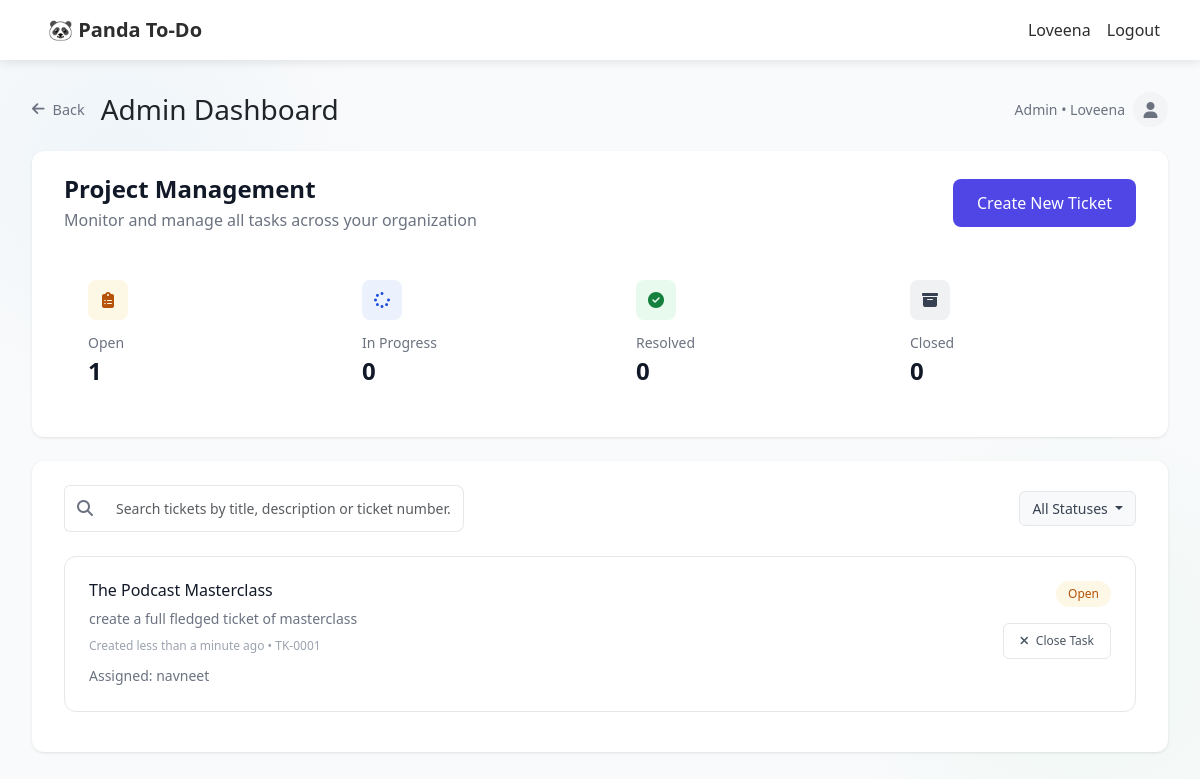
The page /userauth/admin-dashboard/ (signed in) on the database as committed earlier.
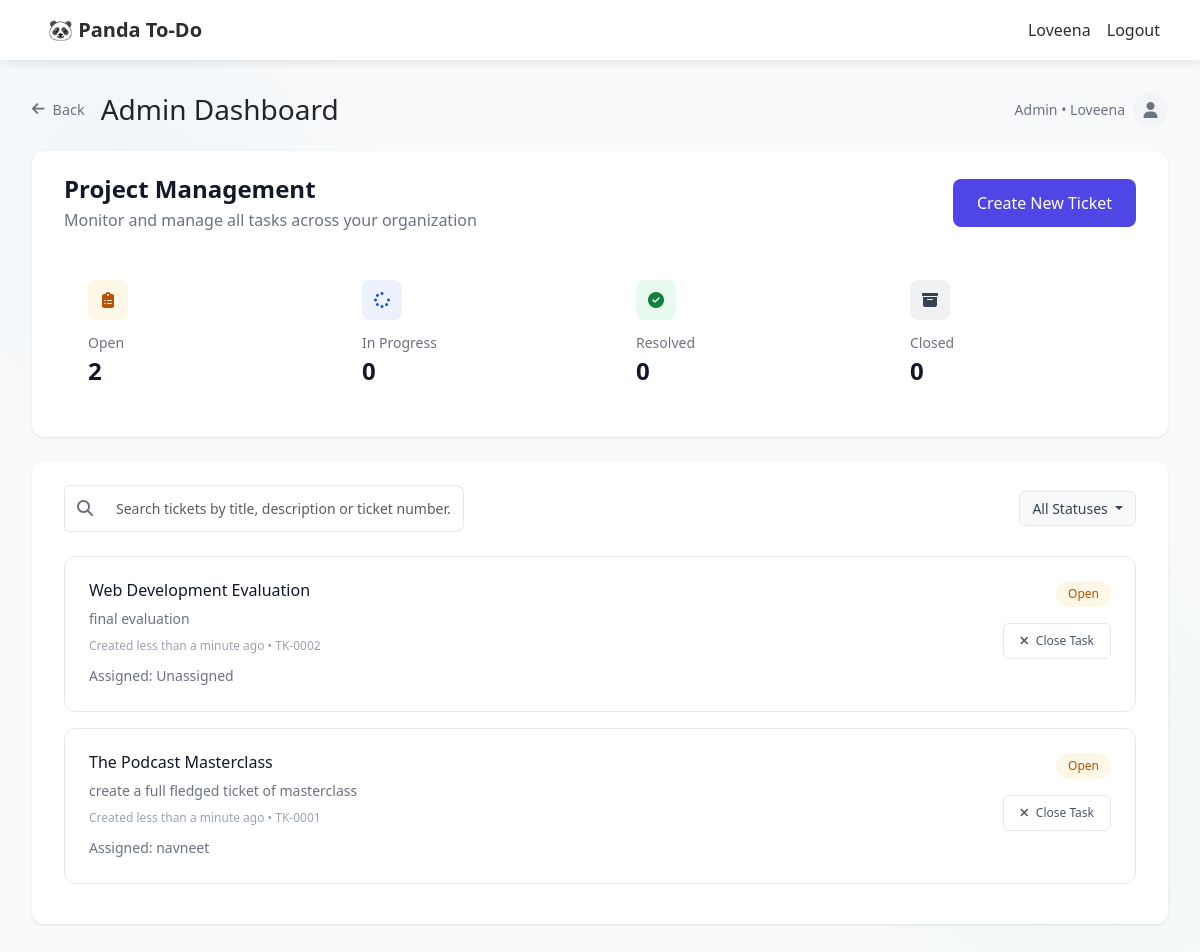
The same page on the database as committed later.
### userauth/models.py (models this page shows, shortened)
class Ticket(models.Model):
    STATUS_CHOICES = [
        ('open', 'Open'),
        ('in_progress', 'In Progress'),
        ('on_hold', 'On Hold'),
        ('resolved', 'Resolved'),
        ('closed', 'Closed'),
    ]
    title = models.CharField(max_length=200)
    description = models.TextField()
    created_by = models.ForeignKey(User, on_delete=models.CASCADE, related_name='created_tickets')
    assigned_to = models.ForeignKey(User, on_delete=models.CASCADE, related_name='assigned_tickets', null=True, blank=True)
    status = models.CharField(max_length=20, choices=STATUS_CHOICES, default='open')
    created_at = models.DateTimeField(auto_now_add=True)
    updated_at = models.DateTimeField(auto_now=True)
    ticket_number = models.CharField(max_length=20, unique=True, blank=True)

### userauth/views.py (the view)
# urls.py: path('admin-dashboard/', views.admin_dashboard, name='admin_dashboard'),
@login_required
def admin_dashboard(request):
    if not request.user.profile.is_admin:
        return redirect('employee_dashboard')
    tickets = Ticket.objects.all().order_by('-created_at')
    open_count = tickets.filter(status='open').count()
    in_progress_count = tickets.filter(status='in_progress').count()
    resolved_count = tickets.filter(status='resolved').count()
    closed_count = tickets.filter(status='closed').count()
    context = {
        'tickets': tickets,
        'open_count': open_count,
        'in_progress_count': in_progress_count,
        'resolved_count': resolved_count,
        'closed_count': closed_count,
    }
    return render(request, 'admin_dashboard.html', context)

### templates/admin_dashboard.html (shortened to what this page needs)
{% extends 'base.html' %}
{% block content %}
<div class="d-flex align-items-center mb-4">
    <a href="{% url 'dashboard' %}" class="back-link me-3">
        <i class="fas fa-arrow-left me-2"></i> Back
    </a>
    <h3 class="mb-0">Admin Dashboard</h3>
    <div class="ms-auto d-flex align-items-center">
        <span class="user-info me-2">Admin • {{ user.username }}</span>
        <div class="user-avatar d-flex align-items-center justify-content-center">
            <i class="fas fa-user text-muted"></i>
        </div>
    </div>
</div>
<div class="card mb-4">
    <div class="card-body">
        <div class="d-flex justify-content-between align-items-center mb-3">
            <div>
                <h4 class="mb-1">Project Management</h4>
                <p class="text-muted mb-0">Monitor and manage all tasks across your organization</p>
            </div>
            <a href="{% url 'create_ticket' %}" class="btn create-btn">Create New Ticket</a>
        </div>
        <div class="row mt-4">
            <div class="col-md-3">
                <div class="stats-card">
                    <div class="stats-icon open-icon">
                        <i class="fas fa-clipboard-list"></i>
                    </div>
                    <div class="stats-label">Open</div>
                    <div class="stats-value">{{ open_count }}</div>
                </div>
            </div>
            <div class="col-md-3">
                <div class="stats-card">
                    <div class="stats-icon progress-icon">
                        <i class="fas fa-spinner"></i>
                    </div>
                    <div class="stats-label">In Progress</div>
                    <div class="stats-value">{{ in_progress_count }}</div>
                </div>
            </div>
            <div class="col-md-3">
                <div class="stats-card">
                    <div class="stats-icon resolved-icon">
                        <i class="fas fa-check-circle"></i>
                    </div>
                    <div class="stats-label">Resolved</div>
                    <div class="stats-value">{{ resolved_count }}</div>
                </div>
            </div>
            <div class="col-md-3">
                <div class="stats-card">
                    <div class="stats-icon closed-icon">
                        <i class="fas fa-archive"></i>
                    </div>
                    <div class="stats-label">Closed</div>
                    <div class="stats-value">{{ closed_count }}</div>
                </div>
            </div>
        </div>
    </div>
</div>
<div class="card">
    <div class="card-body">
        <div class="d-flex justify-content-between align-items-center mb-4">
            <div class="input-group" style="width: 400px;">
                <span class="input-group-text bg-white border-end-0">
                    <i class="fas fa-search text-muted"></i>
                </span>
                <input type="text" class="form-control border-start-0 search-box" placeholder="Search tickets by title, description or ticket number...">
            </div>
            <div class="dropdown">
                <button class="btn btn-light dropdown-toggle" type="button" id="statusFilter" data-bs-toggle="dropdown">
                    All Statuses
                </button>
            </div>
        </div>
        {% if tickets %}
            {% for ticket in tickets %}
                <div class="ticket-card">
                    <div class="d-flex justify-content-between align-items-start">
                        <div>
                            <h6 class="ticket-title">{{ ticket.title }}</h6>
                            <p class="ticket-description mb-2">{{ ticket.description }}</p>
                            <div class="ticket-meta">
                                Created less than a minute ago • {{ ticket.ticket_number }}
                            </div>
                            <div>
                                <span class="text-muted small">Assigned:
                                    {% if ticket.assigned_to %}
                                        {{ ticket.assigned_to.username }}
                                    {% else %}
                                        Unassigned
                                    {% endif %}
                                </span>
                            </div>
                        </div>
                        <div class="d-flex flex-column align-items-end">
                            <span class="status-badge status-{% if ticket.status == 'open' %}open{% elif ticket.status == 'in_progress' %}progress{% elif ticket.status == 'on_hold' %}hold{% elif ticket.status == 'resolved' %}resolved{% else %}closed{% endif %} mb-3">
                                {{ ticket.get_status_display }}
                            </span>
                            {% if ticket.status != 'closed' %}
                                <a href="{% url 'update_ticket_status' ticket.id 'closed' %}" class="btn btn-outline-secondary action-btn">
                                    <i class="fas fa-times me-1"></i> Close Task
                                </a>
                            {% else %}
                                <a href="{% url 'update_ticket_status' ticket.id 'open' %}" class="btn btn-outline-primary action-btn">
                                    <i class="fas fa-redo me-1"></i> Reopen Task
                                </a>
                            {% endif %}
                        </div>
                    </div>
                </div>
            {% endfor %}
        {% endif %}
    </div>
</div>
{% endblock %}

### templates/base.html (shortened to what this page needs)
<!DOCTYPE html>
<html lang="en">
<head>
    <link href="https://cdn.jsdelivr.net/npm/bootstrap@5.3.0-alpha1/dist/css/bootstrap.min.css" rel="stylesheet">
    <link rel="stylesheet" href="https://cdnjs.cloudflare.com/ajax/libs/font-awesome/6.4.0/css/all.min.css">
</head>
<body>
    <nav class="navbar navbar-expand-lg navbar-light">
        <div class="container">
            <a class="navbar-brand" href="{% url 'dashboard' %}">🐼 Panda To-Do</a>
            <div class="collapse navbar-collapse" id="navbarNav">
                {% if user.is_authenticated %}
                <ul class="navbar-nav ms-auto">
                    <li class="nav-item">
                        <span class="nav-link">{{ user.username }}</span>
                    </li>
                    <li class="nav-item">
                        <a class="nav-link" href="{% url 'logout' %}" onclick="return confirm('Are you sure you want to logout?')">Logout</a>
                    </li>
                </ul>
                {% endif %}
            </div>
        </div>
    </nav>
    <div class="container">
        {% block content %}{% endblock %}
    </div>
</body>
</html>

### templates/base.html (style rules this page uses)
body { font-family: 'Segoe UI', Tahoma, Geneva, Verdana, sans-serif; background: linear-gradient(135deg, #f5f7fa 0%, #e4e8eb 100%); background-image: radial-gradient(circle at 10% 20%, rgba(52, 152, 219, 0.05) 0%, transparent 20%), radial-gradient(circle at 90% 80%, rgba(46, 204, 113, 0.05) 0%, transparent 20%); min-height: 100vh; margin: 0; padding: 0; font-size: 16px; }
.navbar { background: rgba(255, 255, 255, 0.95); backdrop-filter: blur(10px); box-shadow: 0 2px 10px rgba(0, 0, 0, 0.1); padding: 0.8rem 0; height: 60px; }
.navbar-brand { font-weight: 700; font-size: 1.25rem; color: #2d2d2d; transition: color 0.3s ease; padding: 0.5rem 1rem; }
.nav-link { color: #2d2d2d; font-weight: 500; padding: 0.5rem 1rem; border-radius: 8px; transition: all 0.3s ease; font-size: 1rem; }
.container { padding: 1rem; max-width: 800px; }

### templates/admin_dashboard.html (style rules this page uses)
body { background-color: #F9FAFB; }
.container { max-width: 100%; padding: 2rem; }
.back-link { color: #6B7280; text-decoration: none; font-size: 0.9rem; display: flex; align-items: center; }
.card { background: white; border-radius: 12px; border: none; box-shadow: 0 1px 3px rgba(0,0,0,0.1); margin-bottom: 2rem; }
.card-body { padding: 1.5rem 2rem; }
.stats-card { padding: 1.5rem; border-radius: 12px; background: white; height: 100%; transition: all 0.2s; }
.stats-icon { width: 40px; height: 40px; border-radius: 8px; display: flex; align-items: center; justify-content: center; margin-bottom: 0.75rem; }
.open-icon { background: rgba(234, 179, 8, 0.1); color: #B45309; }
.progress-icon { background: rgba(59, 130, 246, 0.1); color: #1D4ED8; }
.resolved-icon { background: rgba(34, 197, 94, 0.1); color: #15803D; }
.closed-icon { background: rgba(107, 114, 128, 0.1); color: #374151; }
.stats-label { font-size: 0.875rem; color: #6B7280; }
.stats-value { font-size: 1.5rem; color: #111827; font-weight: 600; }
.search-box { border: 1px solid #E5E7EB; border-radius: 8px; padding: 0.75rem; font-size: 0.875rem; width: 400px; }
.ticket-card { padding: 1.5rem; border: 1px solid #E5E7EB; border-radius: 12px; margin-bottom: 1rem; transition: all 0.2s; }
.ticket-title { font-size: 1rem; font-weight: 500; color: #111827; margin-bottom: 0.5rem; }
.ticket-description { font-size: 0.875rem; color: #6B7280; }
.ticket-meta { font-size: 0.75rem; color: #9CA3AF; margin-bottom: 0.5rem; }
.status-badge { font-size: 0.75rem; font-weight: 500; padding: 0.25rem 0.75rem; border-radius: 9999px; }
.status-open { background: rgba(234, 179, 8, 0.1); color: #B45309; }
.action-btn { font-size: 0.75rem; padding: 0.5rem 1rem; border-radius: 6px; }
.create-btn { background: #4F46E5; color: white; border: none; padding: 0.75rem 1.5rem; border-radius: 8px; font-weight: 500; display: inline-flex; align-items: center; transition: all 0.2s; text-decoration: none; }
.dropdown .btn-light { border: 1px solid #E5E7EB; color: #374151; font-size: 0.875rem; }
.user-info { color: #6B7280; font-size: 0.875rem; }
.user-avatar { width: 35px; height: 35px; background: #F3F4F6; border-radius: 50%; }
h4 { color: #111827; font-weight: 600; }
.text-muted { color: #6B7280 !important; }
.input-group-text { border-color: #E5E7EB; }
.btn-outline-secondary { border-color: #E5E7EB; color: #4B5563; }

Rows that differ between the two databases and show on the page:
added Ticket: title "Web Development Evaluation", description "final evaluation", ticket_number "TK-0002", shows "Unassigned", status "Open", shows "Close Task"
Other text that changed with them:
{{ open_count }}: "1" → "2"
